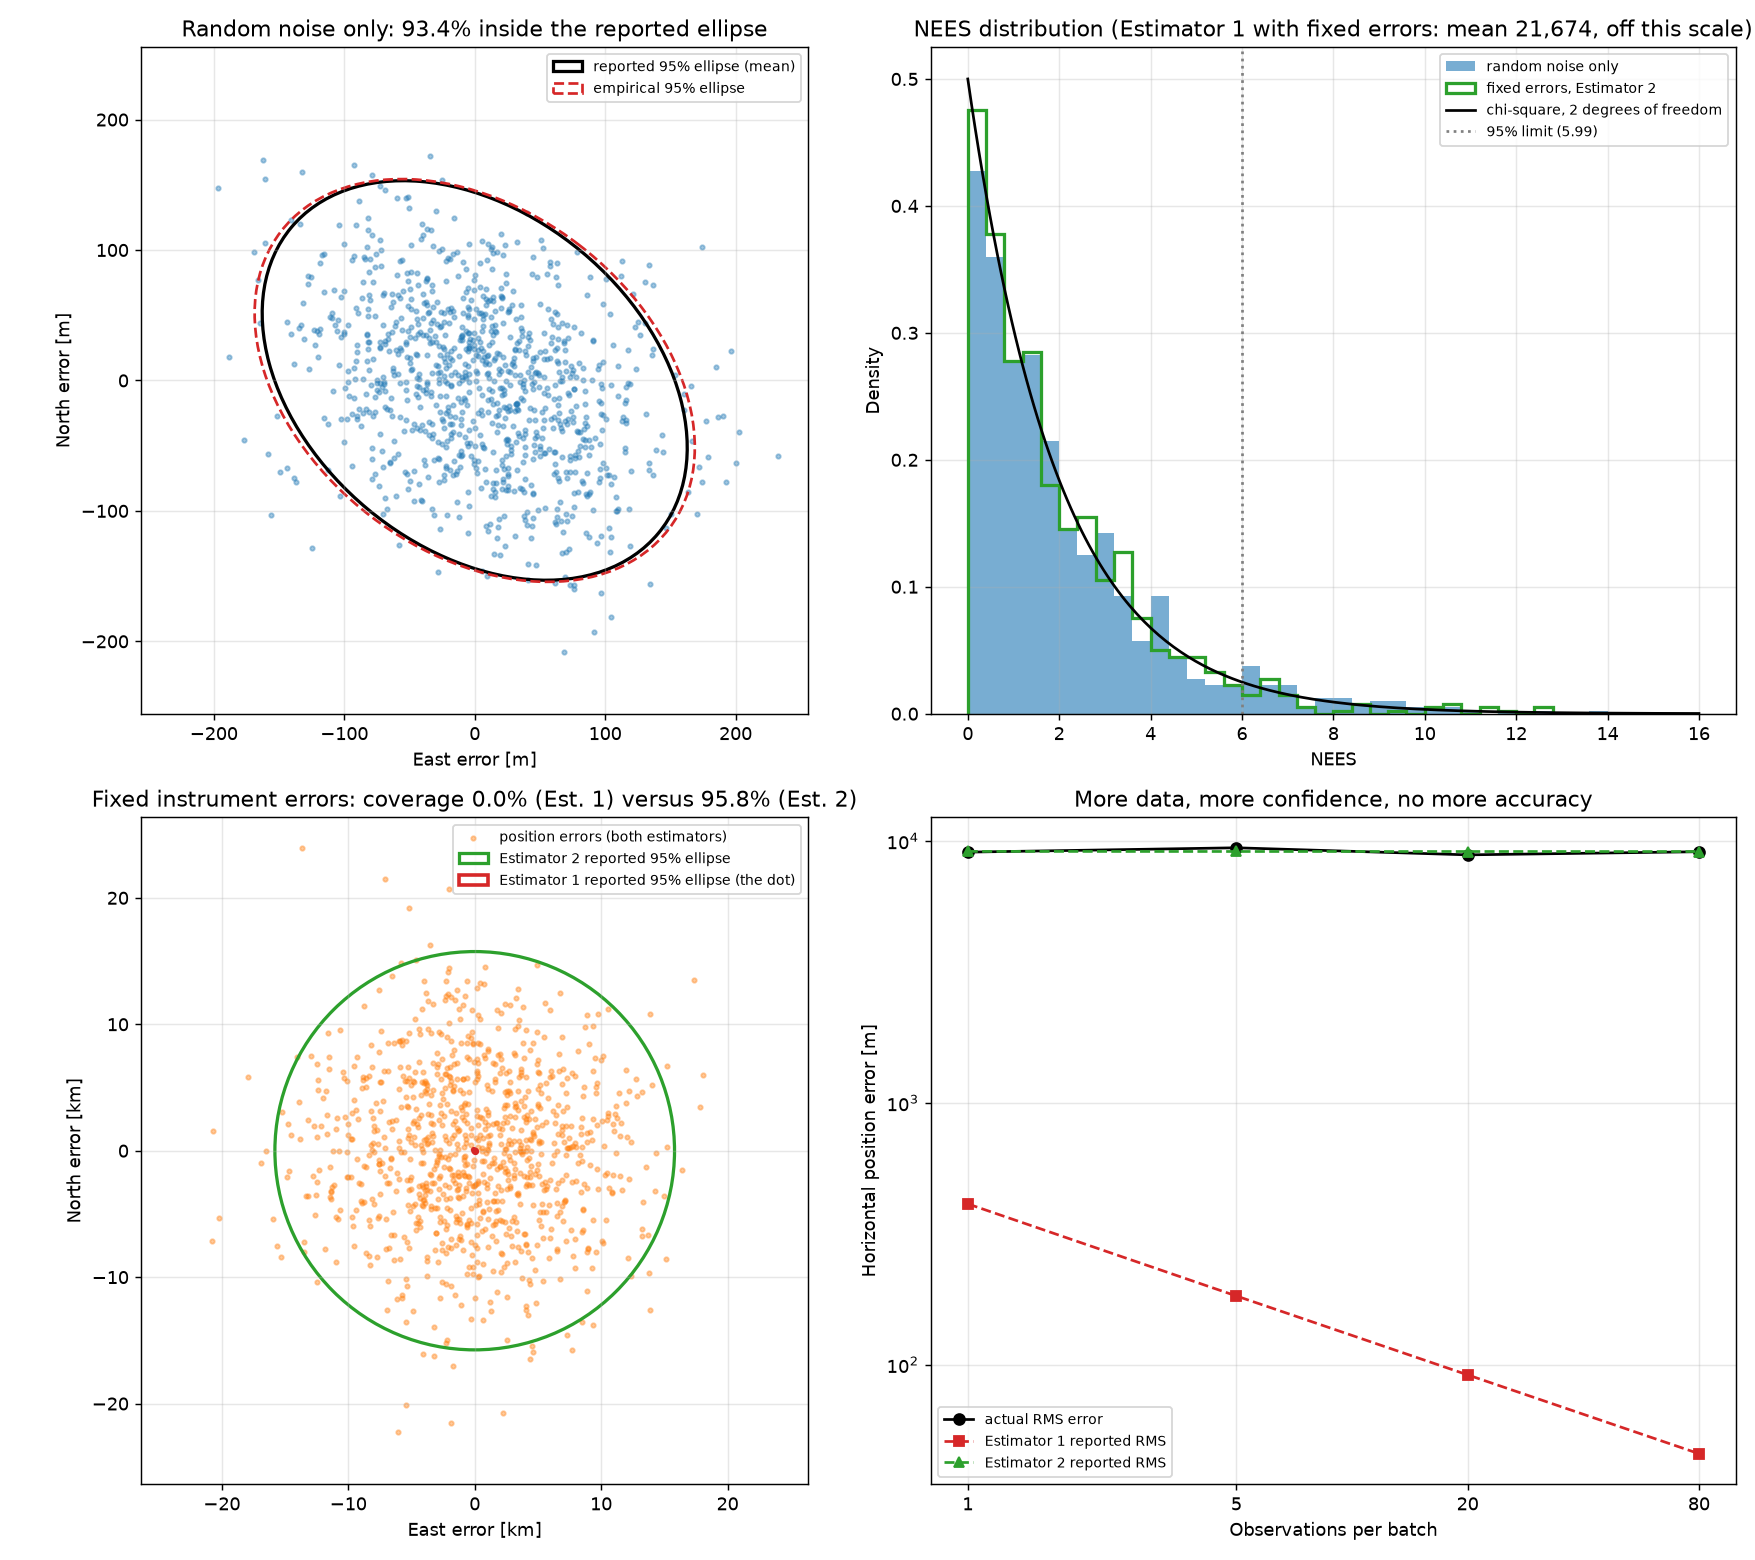

Here is the Python script that generated this plot:
"""
covariance_validation.py - Space Systems Engineering, Module 7, Experiment B

Does the navigation estimator report realistic uncertainty?

Part 1  1,000 batches of 20 observations with random noise only.
Part 2  The same, but every simulated instrument has its own fixed
        accelerometer bias and camera-IMU misalignment, constant within
        its batch and drawn afresh for the next instrument. Two estimators
        process identical data:
          Estimator 1  assumes all observations are independent and uses
                       only the random measurement covariance;
          Estimator 2  adds the cross-observation covariance of the shared
                       calibration errors.
Part 3  How each estimator's stated confidence changes with the number of
        observations.

Run:  python covariance_validation.py
"""

from pathlib import Path

import matplotlib
matplotlib.use("Agg")
import matplotlib.pyplot as plt
import numpy as np
from matplotlib.patches import Ellipse
from scipy.stats import chi2

import navigation_estimator as ne
import navigation_scenarios as ns

SEED = 77
HERE = Path(__file__).parent
BATCHES = 1000
N_OBS = 20
CHI2_95 = chi2.ppf(0.95, 2)

SHARED = {"accelerometer_bias": ns.ACCEL_BIAS_SIGMA**2 * np.eye(3),
          "calibration": ns.MISALIGNMENT_SIGMA**2 * np.eye(3)}


def run(rng, batches, n_obs, systematic):
    """Returns {estimator: (errors (B,2), covariances (B,2,2))}."""
    out = {"Estimator 1": ([], [])}
    if systematic:
        out["Estimator 2"] = ([], [])
    for _ in range(batches):
        kwargs = {}
        if systematic:
            kwargs = dict(accel_bias=rng.normal(0.0, ns.ACCEL_BIAS_SIGMA, 3),
                          misalignment_rad=rng.normal(0.0, ns.MISALIGNMENT_SIGMA, 3))
        measurements, _ = ns.simulate_batch(rng, n_obs, run_quality_check=False,
                                            **kwargs)
        start = ns.single_fix(measurements[0])
        results = {"Estimator 1": ne.batch_position_estimate(measurements, start)}
        if systematic:
            results["Estimator 2"] = ne.batch_position_estimate(
                measurements, start, shared_errors=SHARED)
        for name, result in results.items():
            out[name][0].append(ns.north_east_error(result.lat_lon))
            out[name][1].append(result.position_covariance_ne)
    return {k: (np.array(e), np.array(c)) for k, (e, c) in out.items()}


def report(name, errors, covariances):
    nees = np.einsum("bi,bij,bj->b", errors, np.linalg.inv(covariances), errors)
    empirical = np.cov(errors.T)
    predicted = covariances.mean(axis=0)
    mean = errors.mean(axis=0)
    standard_error = np.sqrt(np.diag(empirical) / len(errors))
    coverage = 100 * np.mean(nees < CHI2_95)
    print(f"  {name}")
    print(f"    mean error            north {mean[0]:+8.1f} m, east {mean[1]:+8.1f} m "
          f"(standard error {standard_error[0]:.1f}, {standard_error[1]:.1f} m)")
    print(f"    empirical covariance  sigma_N {np.sqrt(empirical[0, 0]):8.1f} m, "
          f"sigma_E {np.sqrt(empirical[1, 1]):8.1f} m, correlation "
          f"{empirical[0, 1] / np.sqrt(empirical[0, 0] * empirical[1, 1]):+.2f}")
    print(f"    predicted covariance  sigma_N {np.sqrt(predicted[0, 0]):8.1f} m, "
          f"sigma_E {np.sqrt(predicted[1, 1]):8.1f} m, correlation "
          f"{predicted[0, 1] / np.sqrt(predicted[0, 0] * predicted[1, 1]):+.2f}")
    print(f"    RMS horizontal error  {np.sqrt(np.mean(np.sum(errors**2, axis=1))):8.1f} m "
          f"(reported {np.sqrt(np.trace(predicted)):.1f} m)")
    print(f"    mean NEES             {nees.mean():8.2f}   (2 expected)")
    print(f"    inside 95% ellipse    {coverage:8.1f} %  (95 expected)")
    return {"nees": nees, "empirical": empirical, "predicted": predicted,
            "coverage": coverage, "errors": errors}


def main():
    rng = np.random.default_rng(SEED)
    print("=" * 78)
    print(f"Part 1 - random noise only ({BATCHES} batches of {N_OBS})")
    print("=" * 78)
    random_only = run(rng, BATCHES, N_OBS, systematic=False)
    stats_random = report("Batch estimator", *random_only["Estimator 1"])
    binomial = 100 * np.sqrt(0.95 * 0.05 / BATCHES)
    print(f"""
  With correctly modelled independent noise the estimator is unbiased to
  within its sampling error, its predicted covariance matches the scatter
  of its errors to a few percent, the mean NEES is {stats_random['nees'].mean():.2f} and the 95 %
  ellipse contains the truth {stats_random['coverage']:.1f} % of the time (sampling error of that
  percentage over {BATCHES} batches: +/-{binomial:.1f}). The reported sigma is about
  {100 * (np.sqrt(np.trace(stats_random['empirical']) / np.trace(stats_random['predicted'])) - 1):.0f} % smaller than the actual scatter, a small optimism from the
  first-order measurement covariance. Its confidence can be trusted under
  these conditions.""")

    print("=" * 78)
    print(f"Part 2 - fixed instrument errors ({BATCHES} instruments, {N_OBS} "
          f"observations each)")
    print("=" * 78)
    print(f"  Per instrument: accelerometer bias {ns.ACCEL_BIAS_SIGMA} m/s^2 per axis "
          f"and misalignment {np.degrees(ns.MISALIGNMENT_SIGMA):.2f} deg per axis "
          f"(1 sigma),\n  constant within the batch, redrawn for each instrument.\n")
    systematic = run(rng, BATCHES, N_OBS, systematic=True)
    stats = {name: report(f"{name}: " + ("independent observations, random covariance only"
                                         if name.endswith("1") else
                                         "shared calibration errors included"),
                          *data)
             for name, data in systematic.items()}
    e1, e2 = stats["Estimator 1"], stats["Estimator 2"]
    print(f"""
  Both estimators see the same data and make almost the same position
  error. They differ in what they claim. Estimator 1 reports about
  {np.sqrt(np.trace(e1['predicted'])):.0f} m and is actually wrong by {np.sqrt(np.trace(e1['empirical'])) / 1000:.1f} km: its 95 % ellipse contains
  the truth {e1['coverage']:.1f} % of the time and its NEES is {e1['nees'].mean():,.0f} instead of 2. It is
  overconfident by a factor of about {np.sqrt(np.trace(e1['empirical']) / np.trace(e1['predicted'])):.0f}.
  Estimator 2 reports {np.sqrt(np.trace(e2['predicted'])) / 1000:.1f} km and achieves {e2['coverage']:.1f} % coverage. It is not more
  accurate, it is honest.
  Note the residuals cannot reveal this: a fixed bias moves all twenty
  observations together, so Estimator 1's fits look perfectly healthy.""")

    print("=" * 78)
    print("Part 3 - stated confidence versus number of observations")
    print("=" * 78)
    counts = [1, 5, 20, 80]
    rows = []
    print(f"  {'N':>4}{'actual RMS':>13}{'Est. 1 reports':>17}{'Est. 1 coverage':>18}"
          f"{'Est. 2 reports':>17}{'Est. 2 coverage':>18}")
    for n in counts:
        data = run(rng, 200, n, systematic=True)
        row = {"n": n}
        for name, (errors, covariances) in data.items():
            nees = np.einsum("bi,bij,bj->b", errors, np.linalg.inv(covariances), errors)
            row[name] = (np.sqrt(np.mean(np.sum(errors**2, axis=1))),
                         np.sqrt(np.trace(covariances.mean(axis=0))),
                         100 * np.mean(nees < CHI2_95))
        rows.append(row)
        a, b = row["Estimator 1"], row["Estimator 2"]
        print(f"  {n:>4}{a[0] / 1000:>10.2f} km{a[1]:>15.0f} m{a[2]:>16.1f} %"
              f"{b[1] / 1000:>14.2f} km{b[2]:>16.1f} %")
    print("""
  The actual error does not improve with more observations, because the
  dominant errors are common to all of them. Estimator 1's stated
  uncertainty nevertheless falls as 1/sqrt(N), so the more data it
  processes, the more wrong its confidence becomes. Estimator 2's stated
  uncertainty stays at the level set by the shared errors, as it should.

  When the confidence can be trusted: independent, correctly modelled
  random noise, with fixed errors either absent or represented.
  When it cannot: any error shared across observations that the covariance
  treats as independent, or leaves out.
  What Estimator 2 still assumes: that the fixed errors really are drawn
  from the stated priors. A bias larger than the prior, or an unmodelled
  acceleration, would make it overconfident too.""")

    make_figure(stats_random, stats, rows)


def ellipse(ax, covariance, **style):
    """95 % ellipse of a (north, east) covariance on (east, north) axes."""
    swapped = covariance[::-1, ::-1]
    values, vectors = np.linalg.eigh(swapped)
    angle = np.degrees(np.arctan2(vectors[1, 1], vectors[0, 1]))
    width, height = 2 * np.sqrt(CHI2_95 * values[1]), 2 * np.sqrt(CHI2_95 * values[0])
    ax.add_patch(Ellipse((0, 0), width, height, angle=angle, fill=False, **style))


def make_figure(stats_random, stats, rows):
    fig, axes = plt.subplots(2, 2, figsize=(13.5, 12))

    ax = axes[0, 0]
    e = stats_random["errors"]
    ax.scatter(e[:, 1], e[:, 0], s=6, alpha=0.4, color="tab:blue")
    ellipse(ax, stats_random["predicted"], color="black", linewidth=1.8,
            label="reported 95% ellipse (mean)")
    ellipse(ax, stats_random["empirical"], color="tab:red", linewidth=1.5,
            linestyle="--", label="empirical 95% ellipse")
    limit = np.abs(e).max() * 1.1
    ax.set_xlim(-limit, limit)
    ax.set_ylim(-limit, limit)
    ax.set_aspect("equal")
    ax.set_xlabel("East error [m]")
    ax.set_ylabel("North error [m]")
    ax.set_title(f"Random noise only: {stats_random['coverage']:.1f}% inside "
                 f"the reported ellipse")
    ax.legend(fontsize=8)
    ax.grid(True, alpha=0.3)

    ax = axes[0, 1]
    grid = np.linspace(0, 16, 200)
    ax.hist(stats_random["nees"], bins=np.linspace(0, 16, 41), density=True,
            alpha=0.6, color="tab:blue", label="random noise only")
    ax.hist(stats["Estimator 2"]["nees"], bins=np.linspace(0, 16, 41), density=True,
            histtype="step", linewidth=1.8, color="tab:green",
            label="fixed errors, Estimator 2")
    ax.plot(grid, chi2.pdf(grid, 2), "k-", label="chi-square, 2 degrees of freedom")
    ax.axvline(CHI2_95, color="gray", linestyle=":", label="95% limit (5.99)")
    ax.set_xlabel("NEES")
    ax.set_ylabel("Density")
    ax.set_title(f"NEES distribution (Estimator 1 with fixed errors: mean "
                 f"{stats['Estimator 1']['nees'].mean():,.0f}, off this scale)")
    ax.legend(fontsize=8)
    ax.grid(True, alpha=0.3)

    ax = axes[1, 0]
    e = stats["Estimator 1"]["errors"] / 1000
    ax.scatter(e[:, 1], e[:, 0], s=6, alpha=0.4, color="tab:orange",
               label="position errors (both estimators)")
    ellipse(ax, stats["Estimator 2"]["predicted"] / 1e6, color="tab:green",
            linewidth=1.8, label="Estimator 2 reported 95% ellipse")
    ellipse(ax, stats["Estimator 1"]["predicted"] / 1e6, color="tab:red",
            linewidth=2.0, label="Estimator 1 reported 95% ellipse (the dot)")
    ax.plot(0, 0, "o", color="tab:red", markersize=3)
    limit = np.abs(e).max() * 1.1
    ax.set_xlim(-limit, limit)
    ax.set_ylim(-limit, limit)
    ax.set_aspect("equal")
    ax.set_xlabel("East error [km]")
    ax.set_ylabel("North error [km]")
    ax.set_title(f"Fixed instrument errors: coverage "
                 f"{stats['Estimator 1']['coverage']:.1f}% (Est. 1) versus "
                 f"{stats['Estimator 2']['coverage']:.1f}% (Est. 2)")
    ax.legend(fontsize=8, loc="upper right")
    ax.grid(True, alpha=0.3)

    ax = axes[1, 1]
    counts = [r["n"] for r in rows]
    ax.loglog(counts, [r["Estimator 1"][0] for r in rows], "ko-",
              label="actual RMS error")
    ax.loglog(counts, [r["Estimator 1"][1] for r in rows], "s--", color="tab:red",
              label="Estimator 1 reported RMS")
    ax.loglog(counts, [r["Estimator 2"][1] for r in rows], "^--", color="tab:green",
              label="Estimator 2 reported RMS")
    ax.set_xticks(counts)
    ax.set_xticklabels([str(c) for c in counts])
    ax.minorticks_off()
    ax.set_xlabel("Observations per batch")
    ax.set_ylabel("Horizontal position error [m]")
    ax.set_title("More data, more confidence, no more accuracy")
    ax.grid(True, which="both", alpha=0.3)
    ax.legend(fontsize=8)

    fig.tight_layout()
    fig.savefig(HERE / "covariance_validation.png", dpi=130)
    print("\nSaved covariance_validation.png")


if __name__ == "__main__":
    main()
